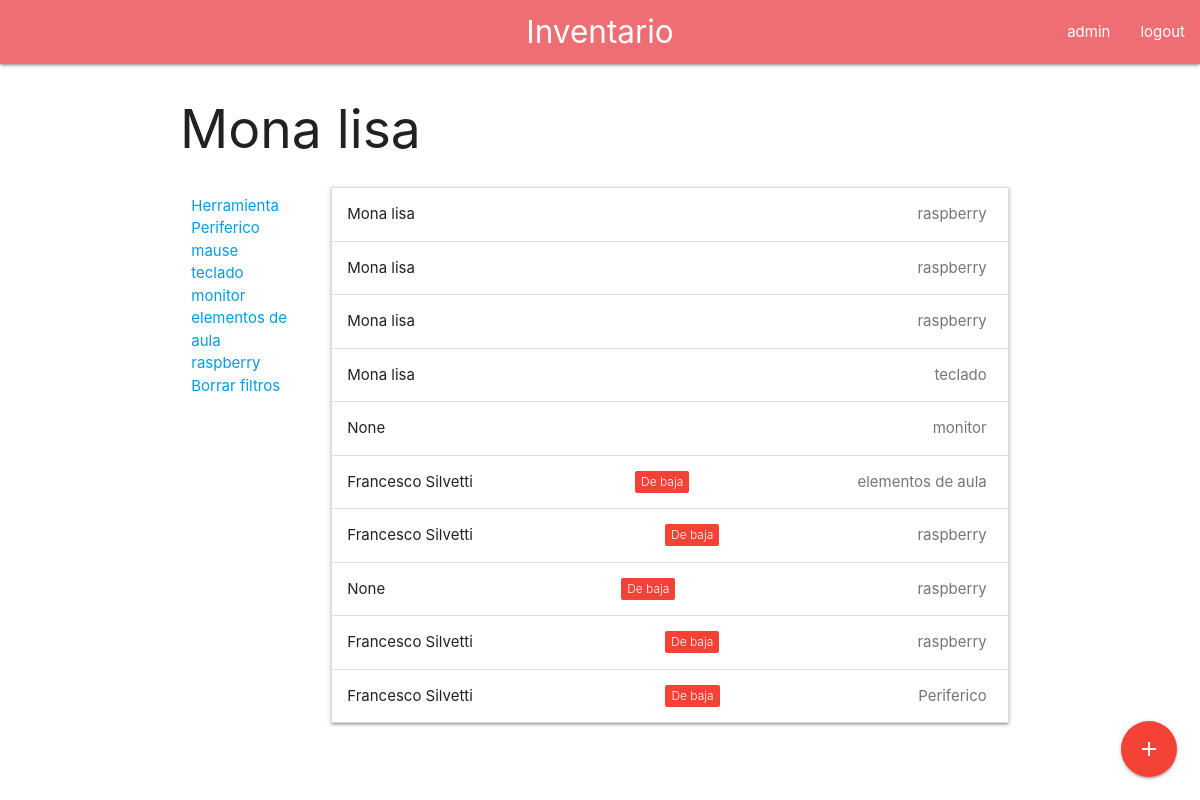
Page /inventario/lab/23/ (signed in) on the committed database.
### inventario/models.py (models this page shows, shortened)
class Lab(models.Model):
    id_lab = models.AutoField(primary_key=True)
    name = models.CharField(max_length=20, blank=True, null=True)

class Type(models.Model):
    name = models.CharField(max_length=20, blank=True, null=True)
    id_type = models.AutoField(primary_key=True)
    def __str__(self):
        return '{}'.format(self.name)

class Item(models.Model):
    id_item = models.AutoField(primary_key=True)
    id_lab = models.ForeignKey(Lab, on_delete=models.CASCADE)
    name = models.CharField(max_length=20, blank=True, null=True)
    desc = models.CharField(max_length=200, blank=True, null=True)
    entry_date = models.DateField(null=True, blank=True)
    id_type = models.ForeignKey(Type, on_delete=models.CASCADE)
    dismissed = models.BooleanField(default=False)

### inventario/views.py (the view)
# urls.py: path('lab/<int:lab_id>/', LabGet.as_view(), name='lab_detail'),
class LabGet(View):
    @method_decorator(login_required)
    def get(self, request, *args, **kwargs):
        id_type = request.GET.get('type', None)
        lab = Lab.objects.get(id_lab=kwargs['lab_id'])
        if id_type:
            items = Item.objects.filter(id_lab_id=kwargs['lab_id'], id_type=id_type)
        else:
            items = Item.objects.filter(id_lab_id=kwargs['lab_id'])
        types = Type.objects.all()
        ctx = {'items': items, 'lab_id': kwargs['lab_id'], 'lab': lab, 'form': ItemForm, 'types': types}
        return render(request, 'item/list.html', ctx)

### inventario/templates/item/list.html (shortened to what this page needs)
{% extends 'base.html' %}
{% block content %}
  <h2>{{ lab.name }}</h2>
  <div class="row s12">
    <div class="col s12 m2">
      <ul>
        {% for type in types %}
          <li>
            <a href="{{ request.path }}?type={{ type.id_type | urlencode }}">{{ type.name }}</a>
          </li>
        {% endfor %}
        <a href="{% url 'lab_detail' lab_id %}">Borrar filtros</a>
      </ul>
    </div>
    <div class="col s12 m10">
      {% if items %}
        <ul class="collapsible">
        {% for item in items %}
          <li>
            <div class="collapsible-header">
              {{ item.name }}
              {% if item.dismissed %}
                <span class="new badge red" data-badge-caption="De baja"></span>
              {% endif %}
              <span class="badge" data-badge-caption="">
                {{ item.id_type.name }}
              </span>
            </div>
          </li>
        {% endfor %}
      </ul>
      {% else %}
        No existen elementos
      {% endif %}
    </div>
  </div>
  <div class="fixed-action-btn">
        <a class="btn-floating btn-large modal-trigger red waves-effect waves-light" href="#id_modal">
          <i class="large material-icons">add</i>
        </a>
      </div>
{% endblock %}

### inventario/templates/base.html (shortened to what this page needs)
<!DOCTYPE html>
<html lang="en">
<head>
  <link rel="stylesheet" href="https://cdnjs.cloudflare.com/ajax/libs/materialize/1.0.0/css/materialize.min.css">
</head>
<body>
  {% include 'navbar.html' %}
  <div class="container">
    {% block content %}
    {% endblock %}
  </div>
</body>
</html>

### inventario/templates/navbar.html
<nav>
  <div class="nav-wrapper">
    <a href="{% url 'lab_list' %}" class="brand-logo center">Inventario</a>
    <ul id="nav-mobile" class="right hide-on-med-and-down">
      {% if user.is_authenticated %}
        <li><a href="">{{ user }}</a></li>
        <li><a href="{% url 'logout' %}">logout</a></li>
      {% else %}
        <li><a href="{% url 'login' %}">Login</a></li>
      {% endif %}
    </ul>
  </div>
</nav>

### rows in the picture
Lab: name "Mona lisa"
Type: name "Herramienta"
Type: name "Periferico"
Type: name "mause"
Type: name "teclado"
Type: name "monitor"
Type: name "elementos de aula"
Type: name "raspberry"
Item: name "Mona lisa", id_type.name "raspberry"
Item: name "Mona lisa", id_type.name "raspberry"
Item: name "Mona lisa", id_type.name "raspberry"
Item: name "Mona lisa", id_type.name "teclado"
Item: name "None", id_type.name "monitor"
Item: name "Francesco Silvetti", dismissed True (drawn), id_type.name "elementos de aula"
Item: name "Francesco Silvetti", dismissed True (drawn), id_type.name "raspberry"
Item: name "None", dismissed True (drawn), id_type.name "raspberry"
Item: name "Francesco Silvetti", dismissed True (drawn), id_type.name "raspberry"
Item: name "Francesco Silvetti", dismissed True (drawn), id_type.name "Periferico"

### other values in the picture
{{ user }} "admin"
